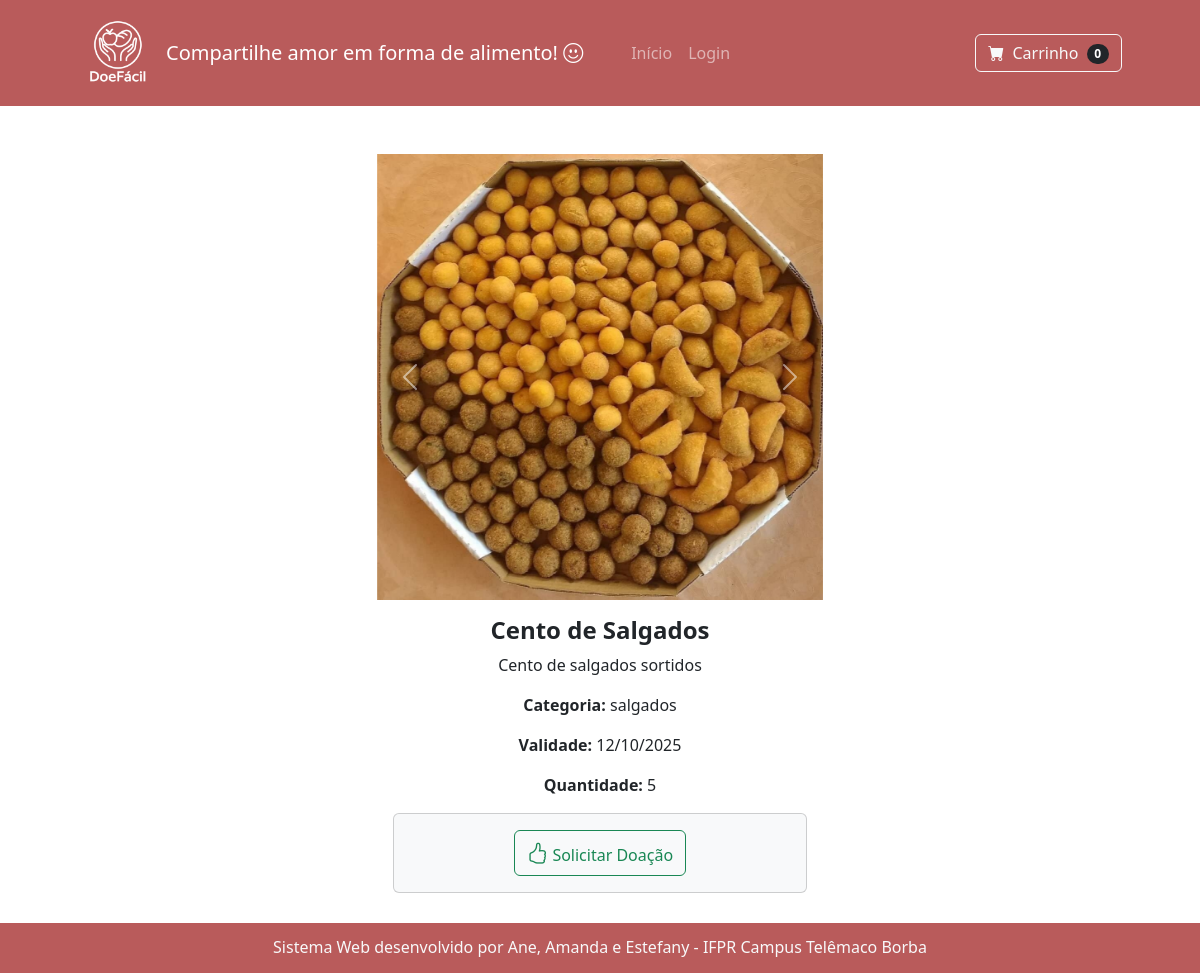
Screenshot of /visualizarProduto.php?idProduto=7 with the database file from the repository.
### tables this page shows
CREATE TABLE `produtos` (
  `id_produtos` int NOT NULL,
  `url` varchar(200) NOT NULL,
  `nome` varchar(50) NOT NULL,
  `descricao` varchar(100) DEFAULT NULL,
  `categorias` varchar(20) NOT NULL,
  `data_validade` date DEFAULT NULL,
  `quantidade` int DEFAULT NULL,
  `id_doacao` int DEFAULT NULL,
  `statusProduto` varchar(15) NOT NULL
);

### visualizarProduto.php (the view)
<?php include "header.php" ?>
<div class="container text-center mt-5 mb-5">
    <div class='row text-center'>
    <?php
        if(isset($_GET['idProduto'])){
            $idProduto = $_GET['idProduto'];
            include "conexaoBD.php";
            $exibirProduto = "SELECT * FROM Produtos WHERE id_produtos = $idProduto";
            $res = mysqli_query($conn, $exibirProduto);
            $totalProdutos = mysqli_num_rows($res);
            if($totalProdutos > 0){
                if($registro = mysqli_fetch_assoc($res)){
                    $idProduto    = $registro['id_produtos'];
                    $urls         = $registro['url'];
                    $nomeProduto  = $registro['nome'];
                    $descricao    = $registro['descricao'];
                    $categoria    = $registro['categorias'];
                    $dataValidade = $registro['data_validade'];
                    $quantidade   = $registro['quantidade'];
                    $diaValidade = substr($dataValidade, 8, 2);
                    $mesValidade = substr($dataValidade, 5, 2);
                    $anoValidade = substr($dataValidade, 0, 4);
                    $imagens = explode(",", $urls);
                    ?>
                    <div class="d-flex justify-content-center mb-3">
                        <div class="card" style="width:40%; border-style:none;">
                            <div id="carousel<?php echo $idProduto?>" class="carousel slide" data-bs-ride="carousel">
                                <div class="carousel-inner">
                                    <?php
                                    $active = "active";
                                    foreach($imagens as $img){
                                        echo "<div class='carousel-item $active'>
                                                <img src='$img' alt='$nomeProduto' class='d-block w-100'>
                                              </div>";
                                        $active = "";
                                    }
                                    ?>
                                </div>
                                <button class="carousel-control-prev" type="button" data-bs-target="#carousel<?php echo $idProduto?>" data-bs-slide="prev">
                                    <span class="carousel-control-prev-icon"></span>
                                </button>
                                <button class="carousel-control-next" type="button" data-bs-target="#carousel<?php echo $idProduto?>" data-bs-slide="next">
                                    <span class="carousel-control-next-icon"></span>
                                </button>
                            </div>
                            <div class="card-body text-center">
                                <h4 class="card-title"><b><?php echo $nomeProduto?></b></h4>
                                <p class="card-text"><?php echo $descricao?></p>
                                <p class="card-text"><b>Categoria:</b> <?php echo $categoria?></p>
                                <p class="card-text"><b>Validade:</b> <?php echo "$diaValidade/$mesValidade/$anoValidade"?></p>
                                <p class="card-text"><b>Quantidade:</b> <?php echo $quantidade?></p>
                                <div class="card bg-light mt-3">
                                    <div class="card-body">
                                        <a href="#" title="Solicitar Doação">
                                            <button class="btn btn-outline-success">
                                                <i class="bi bi-hand-thumbs-up" style="font-size:16pt;"></i>
                                                Solicitar Doação
                                            </button>
                                        </a>
                                    </div>
                                </div>
                            </div>
                        </div>
                    </div>
                <?php
                } else {
                    echo "<div class='alert alert-warning text-center'>Produto não localizado</div>";
                }
            } else {
                echo "<div class='alert alert-warning text-center'>Não foi possível carregar o produto</div>";
            }
        }
    ?>
    </div>
</div>
<?php include "footer.php" ?>

### rows the page displays
produtos: url (picture), nome "Cento de Salgados", descricao "Cento de salgados sortidos", categorias "salgados", data_validade "12", data_validade "10", data_validade "2025", quantidade "5"
